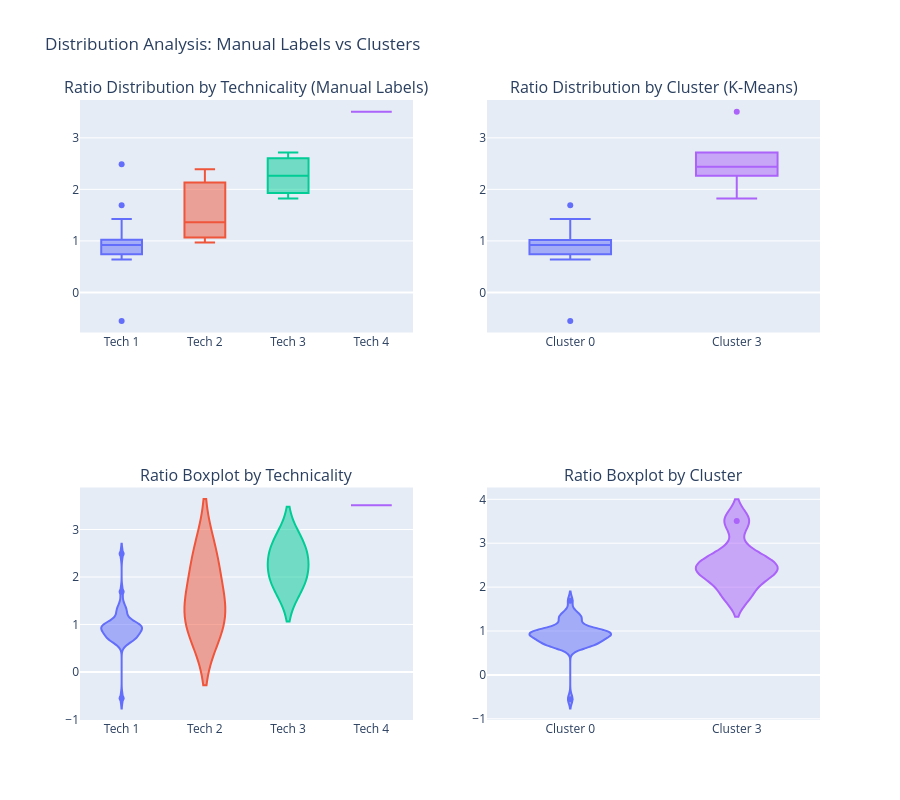
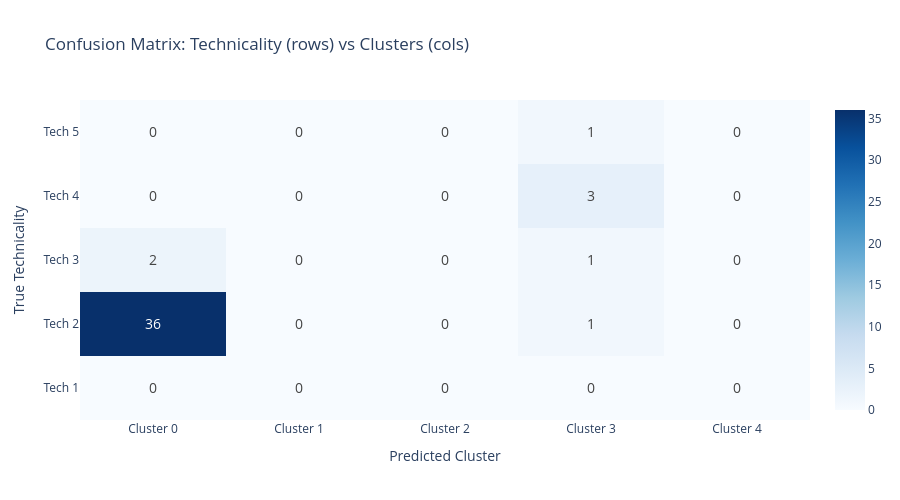
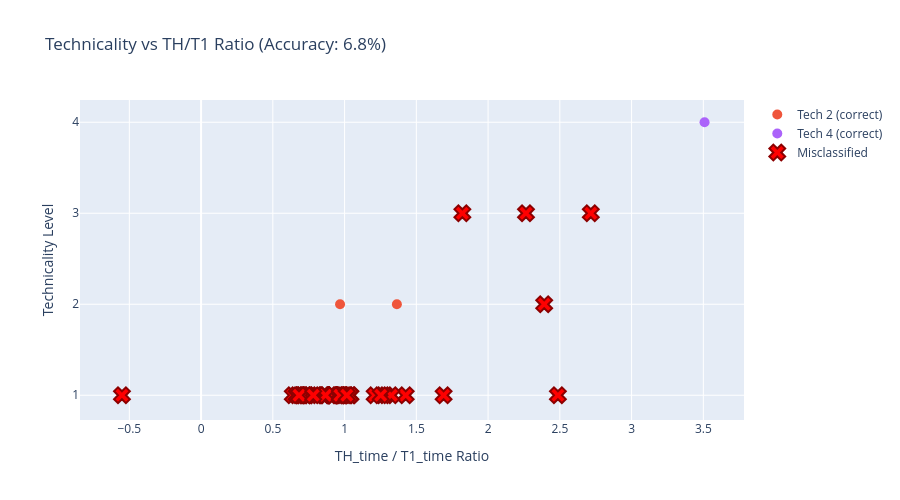

The cell these charts' notebook holds for them, in order:
### Code cell
import plotly.graph_objects as go
import plotly.express as px
from plotly.subplots import make_subplots
import numpy as np
import pandas as pd
from sklearn.metrics import confusion_matrix, adjusted_rand_score, normalized_mutual_info_score
import seaborn as sns
import matplotlib.pyplot as plt

# ============================================================================
# 1. DATA PREPARATION
# ============================================================================

# Merge labeled data
labeled_ids = segments_manually_labeled['segment_id'].values
Whole_df_labeled = Whole_df[Whole_df['segment_id'].isin(labeled_ids)].copy()
tech_map = segments_manually_labeled.set_index('segment_id')['technicality']
Whole_df_labeled['technicality'] = Whole_df_labeled['segment_id'].map(tech_map)

# ============================================================================
# 2. DISTRIBUTION ANALYSIS
# ============================================================================

fig = make_subplots(
    rows=2, cols=2,
    subplot_titles=(
        'Ratio Distribution by Technicality (Manual Labels)',
        'Ratio Distribution by Cluster (K-Means)',
        'Ratio Boxplot by Technicality',
        'Ratio Boxplot by Cluster'
    ),
    specs=[[{'type': 'box'}, {'type': 'box'}],
           [{'type': 'box'}, {'type': 'box'}]]
)

colors = px.colors.qualitative.Plotly

# Plot 1: Distribution by Technicality
for tech in sorted(Whole_df_labeled['technicality'].unique()):
    data = Whole_df_labeled[Whole_df_labeled['technicality'] == tech]['TH_time_T1_time_ratio']
    fig.add_trace(
        go.Box(y=data, name=f'Tech {int(tech)}', marker_color=colors[int(tech)-1]),
        row=1, col=1
    )

# Plot 2: Distribution by Cluster
for cluster in sorted(Whole_df_labeled['cluster'].unique()):
    data = Whole_df_labeled[Whole_df_labeled['cluster'] == cluster]['TH_time_T1_time_ratio']
    fig.add_trace(
        go.Box(y=data, name=f'Cluster {cluster}', marker_color=colors[cluster]),
        row=1, col=2
    )

# Plot 3: Violin plot by Technicality
for tech in sorted(Whole_df_labeled['technicality'].unique()):
    data = Whole_df_labeled[Whole_df_labeled['technicality'] == tech]['TH_time_T1_time_ratio']
    fig.add_trace(
        go.Violin(y=data, name=f'Tech {int(tech)}', marker_color=colors[int(tech)-1]),
        row=2, col=1
    )

# Plot 4: Violin plot by Cluster
for cluster in sorted(Whole_df_labeled['cluster'].unique()):
    data = Whole_df_labeled[Whole_df_labeled['cluster'] == cluster]['TH_time_T1_time_ratio']
    fig.add_trace(
        go.Violin(y=data, name=f'Cluster {cluster}', marker_color=colors[cluster]),
        row=2, col=2
    )

fig.update_layout(height=800, showlegend=False, title_text="Distribution Analysis: Manual Labels vs Clusters")
fig.show()

# ============================================================================
# 3. CONFUSION MATRIX & MAPPING
# ============================================================================

# Create confusion matrix
conf_matrix = confusion_matrix(Whole_df_labeled['technicality'], Whole_df_labeled['cluster'])

# Find best mapping from clusters to technicality levels
from scipy.optimize import linear_sum_assignment
row_ind, col_ind = linear_sum_assignment(-conf_matrix)
cluster_to_tech = {col_ind[i]: row_ind[i] + 1 for i in range(len(col_ind))}

print("Best Cluster to Technicality Mapping:")
for cluster, tech in sorted(cluster_to_tech.items()):
    print(f"  Cluster {cluster} → Technicality {tech}")

# Apply mapping
Whole_df_labeled['predicted_technicality'] = Whole_df_labeled['cluster'].map(cluster_to_tech)

# Plot confusion matrix
fig = go.Figure(data=go.Heatmap(
    z=conf_matrix,
    x=[f'Cluster {i}' for i in range(5)],
    y=[f'Tech {i}' for i in range(1, 6)],
    colorscale='Blues',
    text=conf_matrix,
    texttemplate='%{text}',
    textfont={"size": 14}
))

fig.update_layout(
    title='Confusion Matrix: Technicality (rows) vs Clusters (cols)',
    xaxis_title='Predicted Cluster',
    yaxis_title='True Technicality',
    height=500
)
fig.show()

# ============================================================================
# 4. PERFORMANCE METRICS
# ============================================================================

# Calculate metrics
ari = adjusted_rand_score(Whole_df_labeled['technicality'], Whole_df_labeled['cluster'])
nmi = normalized_mutual_info_score(Whole_df_labeled['technicality'], Whole_df_labeled['cluster'])

# Accuracy after optimal mapping
accuracy = (Whole_df_labeled['technicality'] == Whole_df_labeled['predicted_technicality']).mean()

print("\n" + "="*60)
print("CLUSTERING PERFORMANCE METRICS")
print("="*60)
print(f"Adjusted Rand Index (ARI): {ari:.3f}")
print(f"  → Measures similarity between clusterings (1=perfect, 0=random)")
print(f"\nNormalized Mutual Information (NMI): {nmi:.3f}")
print(f"  → Measures information shared between clusterings (1=perfect)")
print(f"\nAccuracy (after optimal mapping): {accuracy:.1%}")
print(f"  → Percentage of correctly classified segments")
print("="*60)

# ============================================================================
# 5. DETAILED STATISTICS BY TECHNICALITY & CLUSTER
# ============================================================================

print("\n" + "="*60)
print("RATIO STATISTICS BY TECHNICALITY LEVEL")
print("="*60)
tech_stats = Whole_df_labeled.groupby('technicality')['TH_time_T1_time_ratio'].agg([
    'count', 'mean', 'median', 'std', 'min', 'max'
]).round(3)
print(tech_stats)

print("\n" + "="*60)
print("RATIO STATISTICS BY CLUSTER")
print("="*60)
cluster_stats = Whole_df_labeled.groupby('cluster')['TH_time_T1_time_ratio'].agg([
    'count', 'mean', 'median', 'std', 'min', 'max'
]).round(3)
print(cluster_stats)

# ============================================================================
# 6. SCATTER PLOT WITH ERRORS HIGHLIGHTED
# ============================================================================

fig = go.Figure()

# Plot correctly classified points
correct = Whole_df_labeled[Whole_df_labeled['technicality'] == Whole_df_labeled['predicted_technicality']]
incorrect = Whole_df_labeled[Whole_df_labeled['technicality'] != Whole_df_labeled['predicted_technicality']]

for tech in sorted(Whole_df_labeled['technicality'].unique()):
    correct_tech = correct[correct['technicality'] == tech]
    fig.add_trace(go.Scatter(
        x=correct_tech['TH_time_T1_time_ratio'],
        y=[tech] * len(correct_tech),
        mode='markers',
        name=f'Tech {int(tech)} (correct)',
        marker=dict(size=10, color=colors[int(tech)-1], symbol='circle'),
        hovertemplate=
            "<b>Segment:</b> %{customdata[0]}<br>" +
            "<b>True Tech:</b> " + str(int(tech)) + "<br>" +
            "<b>Cluster:</b> %{customdata[1]}<br>" +
            "<b>Ratio:</b> %{x:.3f}<extra></extra>",
        customdata=np.stack((correct_tech['segment_id'], correct_tech['cluster']), axis=-1)
    ))

# Highlight misclassified points
fig.add_trace(go.Scatter(
    x=incorrect['TH_time_T1_time_ratio'],
    y=incorrect['technicality'],
    mode='markers',
    name='Misclassified',
    marker=dict(
        size=14, 
        color='red', 
        symbol='x',
        line=dict(width=2, color='darkred')
    ),
    hovertemplate=
        "<b>Segment:</b> %{customdata[0]}<br>" +
        "<b>True Tech:</b> %{y}<br>" +
        "<b>Predicted Tech:</b> %{customdata[1]}<br>" +
        "<b>Cluster:</b> %{customdata[2]}<br>" +
        "<b>Ratio:</b> %{x:.3f}<extra></extra>",
    customdata=np.stack((
        incorrect['segment_id'], 
        incorrect['predicted_technicality'],
        incorrect['cluster']
    ), axis=-1)
))

fig.update_layout(
    title=f'Technicality vs TH/T1 Ratio (Accuracy: {accuracy:.1%})',
    xaxis_title='TH_time / T1_time Ratio',
    yaxis_title='Technicality Level',
    yaxis=dict(tickmode='linear', tick0=1, dtick=1),
    height=500,
    hovermode='closest'
)
fig.show()

# ============================================================================
# 7. ANALYZE MISCLASSIFICATIONS
# ============================================================================

if len(incorrect) > 0:
    print("\n" + "="*60)
    print(f"MISCLASSIFIED SEGMENTS ({len(incorrect)} total)")
    print("="*60)
    print(incorrect[['segment_id', 'technicality', 'predicted_technicality', 
                     'cluster', 'TH_time_T1_time_ratio']].sort_values('technicality'))

### Figure 1 — Plotly figure (JSON) as saved in the notebook; plotly's stock layout.template omitted (floating-point values rounded to 4 significant figures)
{"data": [{"marker": {"color": "#636EFA"}, "name": "Tech 1", "type": "box", "xaxis": "x", "y": [0.7049, 0.6942, 0.7386, 0.6391, 1.288, 0.9054, 0.919, 1.21, 0.8169, 0.7416, 1.004, 0.8598, 0.9811, 0.9682, 0.9152, 0.7281, 0.7033, 0.6653, 1.019, 0.8534, -0.5514, 0.6823, 0.9204, 0.9885, 0.9191, 1.041, 0.9526, 0.8673, 1.037, 1.426, 2.487, 0.9672, 1.326, 1.015, 1.252, 0.7818, 1.69], "yaxis": "y"}, {"marker": {"color": "#EF553B"}, "name": "Tech 2", "type": "box", "xaxis": "x", "y": [1.364, 2.391, 0.9685], "yaxis": "y"}, {"marker": {"color": "#00CC96"}, "name": "Tech 3", "type": "box", "xaxis": "x", "y": [1.821, 2.264, 2.716], "yaxis": "y"}, {"marker": {"color": "#AB63FA"}, "name": "Tech 4", "type": "box", "xaxis": "x", "y": [3.508], "yaxis": "y"}, {"marker": {"color": "#636EFA"}, "name": "Cluster 0", "type": "box", "xaxis": "x2", "y": [0.7049, 0.6942, 0.7386, 0.6391, 1.288, 0.9054, 0.919, 1.21, 1.364, 0.8169, 0.7416, 1.004, 0.8598, 0.9811, 0.9682, 0.9152, 0.7281, 0.7033, 0.6653, 1.019, 0.8534, -0.5514, 0.6823, 0.9204, 0.9885, 0.9191, 1.041, 0.9526, 0.8673, 1.037, 1.426, 0.9672, 0.9685, 1.326, 1.015, 1.252, 0.7818, 1.69], "yaxis": "y2"}, {"marker": {"color": "#AB63FA"}, "name": "Cluster 3", "type": "box", "xaxis": "x2", "y": [3.508, 1.821, 2.264, 2.487, 2.391, 2.716], "yaxis": "y2"}, {"marker": {"color": "#636EFA"}, "name": "Tech 1", "type": "violin", "xaxis": "x3", "y": [0.7049, 0.6942, 0.7386, 0.6391, 1.288, 0.9054, 0.919, 1.21, 0.8169, 0.7416, 1.004, 0.8598, 0.9811, 0.9682, 0.9152, 0.7281, 0.7033, 0.6653, 1.019, 0.8534, -0.5514, 0.6823, 0.9204, 0.9885, 0.9191, 1.041, 0.9526, 0.8673, 1.037, 1.426, 2.487, 0.9672, 1.326, 1.015, 1.252, 0.7818, 1.69], "yaxis": "y3"}, {"marker": {"color": "#EF553B"}, "name": "Tech 2", "type": "violin", "xaxis": "x3", "y": [1.364, 2.391, 0.9685], "yaxis": "y3"}, {"marker": {"color": "#00CC96"}, "name": "Tech 3", "type": "violin", "xaxis": "x3", "y": [1.821, 2.264, 2.716], "yaxis": "y3"}, {"marker": {"color": "#AB63FA"}, "name": "Tech 4", "type": "violin", "xaxis": "x3", "y": [3.508], "yaxis": "y3"}, {"marker": {"color": "#636EFA"}, "name": "Cluster 0", "type": "violin", "xaxis": "x4", "y": [0.7049, 0.6942, 0.7386, 0.6391, 1.288, 0.9054, 0.919, 1.21, 1.364, 0.8169, 0.7416, 1.004, 0.8598, 0.9811, 0.9682, 0.9152, 0.7281, 0.7033, 0.6653, 1.019, 0.8534, -0.5514, 0.6823, 0.9204, 0.9885, 0.9191, 1.041, 0.9526, 0.8673, 1.037, 1.426, 0.9672, 0.9685, 1.326, 1.015, 1.252, 0.7818, 1.69], "yaxis": "y4"}, {"marker": {"color": "#AB63FA"}, "name": "Cluster 3", "type": "violin", "xaxis": "x4", "y": [3.508, 1.821, 2.264, 2.487, 2.391, 2.716], "yaxis": "y4"}], "layout": {"annotations": [{"font": {"size": 16}, "showarrow": false, "text": "Ratio Distribution by Technicality (Manual Labels)", "x": 0.225, "xanchor": "center", "xref": "paper", "y": 1, "yanchor": "bottom", "yref": "paper"}, {"font": {"size": 16}, "showarrow": false, "text": "Ratio Distribution by Cluster (K-Means)", "x": 0.775, "xanchor": "center", "xref": "paper", "y": 1, "yanchor": "bottom", "yref": "paper"}, {"font": {"size": 16}, "showarrow": false, "text": "Ratio Boxplot by Technicality", "x": 0.225, "xanchor": "center", "xref": "paper", "y": 0.375, "yanchor": "bottom", "yref": "paper"}, {"font": {"size": 16}, "showarrow": false, "text": "Ratio Boxplot by Cluster", "x": 0.775, "xanchor": "center", "xref": "paper", "y": 0.375, "yanchor": "bottom", "yref": "paper"}], "height": 800, "showlegend": false, "title": {"text": "Distribution Analysis: Manual Labels vs Clusters"}, "xaxis": {"anchor": "y", "domain": [0, 0.45]}, "xaxis2": {"anchor": "y2", "domain": [0.55, 1]}, "xaxis3": {"anchor": "y3", "domain": [0, 0.45]}, "xaxis4": {"anchor": "y4", "domain": [0.55, 1]}, "yaxis": {"anchor": "x", "domain": [0.625, 1]}, "yaxis2": {"anchor": "x2", "domain": [0.625, 1]}, "yaxis3": {"anchor": "x3", "domain": [0, 0.375]}, "yaxis4": {"anchor": "x4", "domain": [0, 0.375]}}}

### Figure 2 — Plotly figure (JSON) as saved in the notebook; plotly's stock layout.template omitted (floating-point values rounded to 4 significant figures)
{"data": [{"colorscale": [[0, "rgb(247,251,255)"], [0.125, "rgb(222,235,247)"], [0.25, "rgb(198,219,239)"], [0.375, "rgb(158,202,225)"], [0.5, "rgb(107,174,214)"], [0.625, "rgb(66,146,198)"], [0.75, "rgb(33,113,181)"], [0.875, "rgb(8,81,156)"], [1, "rgb(8,48,107)"]], "text": [[0, 0, 0, 0, 0], [36, 0, 0, 1, 0], [2, 0, 0, 1, 0], [0, 0, 0, 3, 0], [0, 0, 0, 1, 0]], "textfont": {"size": 14}, "texttemplate": "%{text}", "type": "heatmap", "x": ["Cluster 0", "Cluster 1", "Cluster 2", "Cluster 3", "Cluster 4"], "y": ["Tech 1", "Tech 2", "Tech 3", "Tech 4", "Tech 5"], "z": [[0, 0, 0, 0, 0], [36, 0, 0, 1, 0], [2, 0, 0, 1, 0], [0, 0, 0, 3, 0], [0, 0, 0, 1, 0]]}], "layout": {"height": 500, "title": {"text": "Confusion Matrix: Technicality (rows) vs Clusters (cols)"}, "xaxis": {"title": {"text": "Predicted Cluster"}}, "yaxis": {"title": {"text": "True Technicality"}}}}

### Figure 3 — Plotly figure (JSON) as saved in the notebook; plotly's stock layout.template omitted (floating-point values rounded to 4 significant figures)
{"data": [{"customdata": [], "hovertemplate": "<b>Segment:</b> %{customdata[0]}<br><b>True Tech:</b> 1<br><b>Cluster:</b> %{customdata[1]}<br><b>Ratio:</b> %{x:.3f}<extra></extra>", "marker": {"color": "#636EFA", "size": 10, "symbol": "circle"}, "mode": "markers", "name": "Tech 1 (correct)", "type": "scatter", "x": [], "y": []}, {"customdata": [[25714566, 0], [12403315, 0]], "hovertemplate": "<b>Segment:</b> %{customdata[0]}<br><b>True Tech:</b> 2<br><b>Cluster:</b> %{customdata[1]}<br><b>Ratio:</b> %{x:.3f}<extra></extra>", "marker": {"color": "#EF553B", "size": 10, "symbol": "circle"}, "mode": "markers", "name": "Tech 2 (correct)", "type": "scatter", "x": [1.364, 0.9685], "y": [2, 2]}, {"customdata": [], "hovertemplate": "<b>Segment:</b> %{customdata[0]}<br><b>True Tech:</b> 3<br><b>Cluster:</b> %{customdata[1]}<br><b>Ratio:</b> %{x:.3f}<extra></extra>", "marker": {"color": "#00CC96", "size": 10, "symbol": "circle"}, "mode": "markers", "name": "Tech 3 (correct)", "type": "scatter", "x": [], "y": []}, {"customdata": [[5501810, 3]], "hovertemplate": "<b>Segment:</b> %{customdata[0]}<br><b>True Tech:</b> 4<br><b>Cluster:</b> %{customdata[1]}<br><b>Ratio:</b> %{x:.3f}<extra></extra>", "marker": {"color": "#AB63FA", "size": 10, "symbol": "circle"}, "mode": "markers", "name": "Tech 4 (correct)", "type": "scatter", "x": [3.508], "y": [4]}, {"customdata": [[12389853, 2, 0], [27179013, 2, 0], [18850640, 2, 0], [26796802, 2, 0], [21898469, 2, 0], [14062595, 2, 0], [26052767, 2, 0], [22708090, 2, 0], [22847565, 2, 0], [6405426, 2, 0], [17073484, 2, 0], [10729105, 2, 0], [13728085, 2, 0], [16876091, 2, 0], [8506922, 2, 0], [11202685, 2, 0], [17087706, 2, 0], [18036527, 2, 0], [17258588, 2, 0], [9083622, 2, 0], [21030026, 2, 0], [3896321, 2, 0], [8151165, 2, 0], [12928902, 2, 0], [9827970, 2, 0], [15437615, 2, 0], [9648074, 2, 0], [13531564, 2, 0], [25288618, 4, 3], [18788047, 4, 3], [16141737, 2, 0], [11976560, 2, 0], [33053358, 4, 3], [33583060, 4, 3], [24095809, 2, 0], [30176974, 4, 3], [14031806, 2, 0], [20791099, 2, 0], [23331458, 2, 0], [19455779, 2, 0], [20467002, 2, 0]], "hovertemplate": "<b>Segment:</b> %{customdata[0]}<br><b>True Tech:</b> %{y}<br><b>Predicted Tech:</b> %{customdata[1]}<br><b>Cluster:</b> %{customdata[2]}<br><b>Ratio:</b> %{x:.3f}<extra></extra>", "marker": {"color": "red", "line": {"color": "darkred", "width": 2}, "size": 14, "symbol": "x"}, "mode": "markers", "name": "Misclassified", "type": "scatter", "x": [0.7049, 0.6942, 0.7386, 0.6391, 1.288, 0.9054, 0.919, 1.21, 0.8169, 0.7416, 1.004, 0.8598, 0.9811, 0.9682, 0.9152, 0.7281, 0.7033, 0.6653, 1.019, 0.8534, -0.5514, 0.6823, 0.9204, 0.9885, 0.9191, 1.041, 0.9526, 0.8673, 1.821, 2.264, 1.037, 1.426, 2.487, 2.391, 0.9672, 2.716, 1.326, 1.015, 1.252, 0.7818, 1.69], "y": [1, 1, 1, 1, 1, 1, 1, 1, 1, 1, 1, 1, 1, 1, 1, 1, 1, 1, 1, 1, 1, 1, 1, 1, 1, 1, 1, 1, 3, 3, 1, 1, 1, 2, 1, 3, 1, 1, 1, 1, 1]}], "layout": {"height": 500, "hovermode": "closest", "title": {"text": "Technicality vs TH/T1 Ratio (Accuracy: 6.8%)"}, "xaxis": {"title": {"text": "TH_time / T1_time Ratio"}}, "yaxis": {"dtick": 1, "tick0": 1, "tickmode": "linear", "title": {"text": "Technicality Level"}}}}
